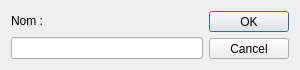
<?xml version="1.0" encoding="UTF-8"?>
<ui version="4.0">
 <class>f_SaisieNom</class>
 <widget class="QDialog" name="f_SaisieNom">
  <property name="geometry">
   <rect>
    <x>0</x>
    <y>0</y>
    <width>300</width>
    <height>70</height>
   </rect>
  </property>
  <property name="minimumSize">
   <size>
    <width>300</width>
    <height>70</height>
   </size>
  </property>
  <property name="windowTitle">
   <string>Saisie de nom</string>
  </property>
  <property name="windowIcon">
   <iconset>
    <normaloff>:/Icons/App/new.png</normaloff>:/Icons/App/new.png</iconset>
  </property>
  <layout class="QHBoxLayout" name="horizontalLayout">
   <item>
    <layout class="QVBoxLayout" name="verticalLayout">
     <item>
      <widget class="QLabel" name="Lb_Texte">
       <property name="text">
        <string>Nom : </string>
       </property>
      </widget>
     </item>
     <item>
      <widget class="QLineEdit" name="LE_Saisie"/>
     </item>
    </layout>
   </item>
   <item>
    <widget class="QDialogButtonBox" name="buttonBox">
     <property name="orientation">
      <enum>Qt::Vertical</enum>
     </property>
     <property name="standardButtons">
      <set>QDialogButtonBox::Cancel|QDialogButtonBox::Ok</set>
     </property>
    </widget>
   </item>
  </layout>
 </widget>
 <resources/>
 <connections>
  <connection>
   <sender>buttonBox</sender>
   <signal>accepted()</signal>
   <receiver>f_SaisieNom</receiver>
   <slot>accept()</slot>
   <hints>
    <hint type="sourcelabel">
     <x>248</x>
     <y>254</y>
    </hint>
    <hint type="destinationlabel">
     <x>157</x>
     <y>274</y>
    </hint>
   </hints>
  </connection>
  <connection>
   <sender>buttonBox</sender>
   <signal>rejected()</signal>
   <receiver>f_SaisieNom</receiver>
   <slot>reject()</slot>
   <hints>
    <hint type="sourcelabel">
     <x>316</x>
     <y>260</y>
    </hint>
    <hint type="destinationlabel">
     <x>286</x>
     <y>274</y>
    </hint>
   </hints>
  </connection>
 </connections>
</ui>
